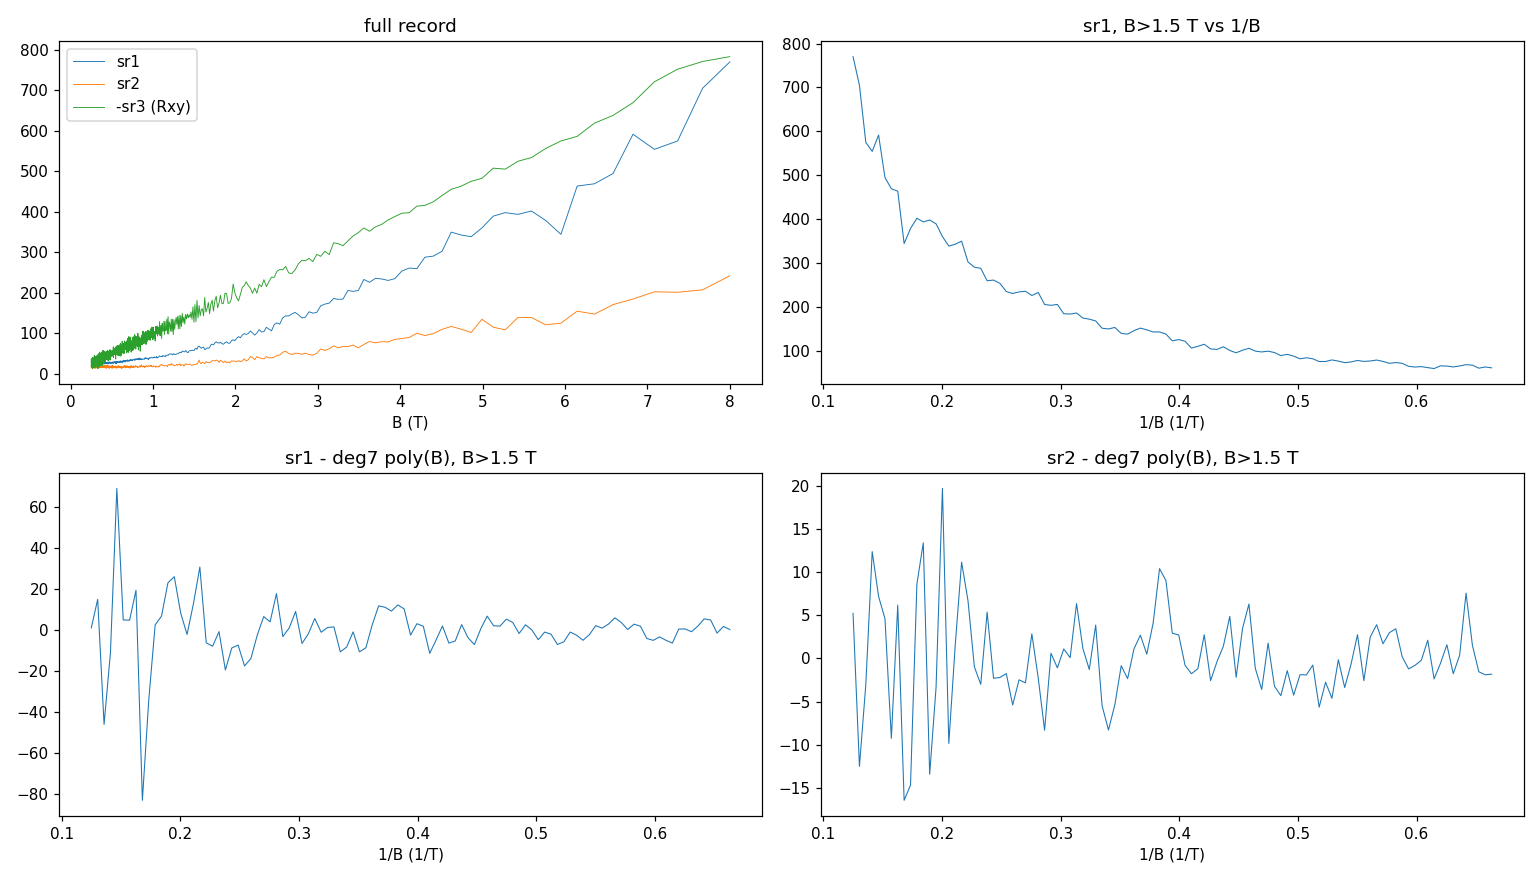

This figure's Python source:
"""Direct look at run 5 high-B record."""
import numpy as np
import matplotlib
matplotlib.use("Agg")
import matplotlib.pyplot as plt
from hera.analysis import open_run

run = open_run("data/5")
B = run.col("magnet_field")
I = 20e-9
R1 = run.col_at(run.col_indices("sr1_X")[-1]) / I
R2 = run.col_at(run.col_indices("sr2_X")[-1]) / I
R3 = run.col_at(run.col_indices("sr3_X")[-1]) / I

fig, axes = plt.subplots(2, 2, figsize=(14, 8))
m = B > 1.5
axes[0, 0].plot(B, R1, lw=0.6, label="sr1")
axes[0, 0].plot(B, R2, lw=0.6, label="sr2")
axes[0, 0].plot(B, -R3, lw=0.6, label="-sr3 (Rxy)")
axes[0, 0].legend(); axes[0, 0].set_xlabel("B (T)"); axes[0, 0].set_title("full record")

axes[0, 1].plot(1/B[m], R1[m], lw=0.7)
axes[0, 1].set_xlabel("1/B (1/T)"); axes[0, 1].set_title("sr1, B>1.5 T vs 1/B")

for ax, (R, name), deg in ((axes[1, 0], (R1, "sr1"), 7), (axes[1, 1], (R2, "sr2"), 7)):
    p = np.polyfit(B[m], R[m], deg)
    dR = R[m] - np.polyval(p, B[m])
    ax.plot(1/B[m], dR, lw=0.7)
    ax.set_xlabel("1/B (1/T)"); ax.set_title(f"{name} - deg{deg} poly(B), B>1.5 T")
    print(f"{name}: dR rms {dR.std():.2f} Ohm over B>1.5 T; R(8T) = {R[m][-1]:.0f} Ohm")
fig.tight_layout(); fig.savefig("hera_scratch/sdh5_look.png", dpi=110)
print("saved")
